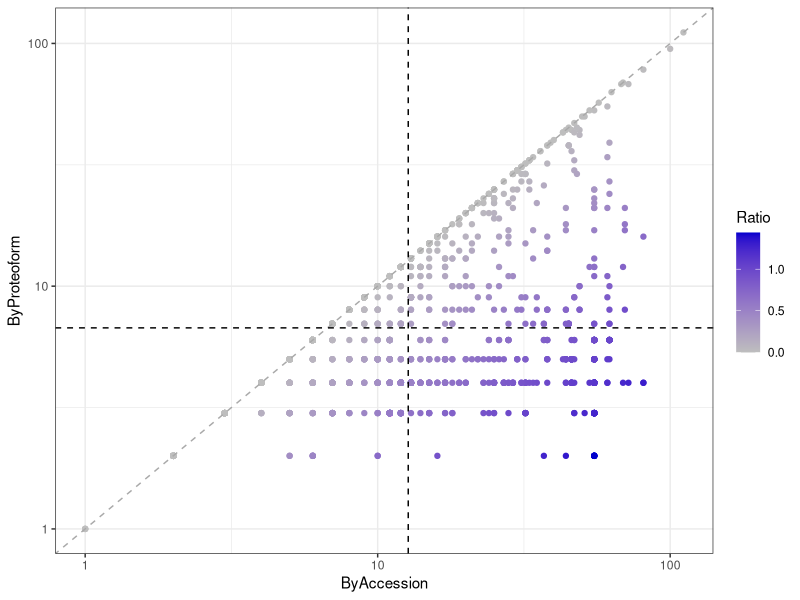

This figure's R source:
# Scatter plot with y: Number of pathways mapped per proteoform
#                   x: Number of pathways mapped by the protein accession of the same proteoforms

###############################
# Load libraries 

library(ggplot2)
require(cowplot)
library(stats)

###############################
# First, load data

# For proteoforms the data comes: protein, ptms, reactionCount, pathwayCount
# For proteins the data comes: protein, reactionCount, pathwayCount

proteins <- read.csv("HitsPerProtein.csv", sep = ",", header = T)  
proteoforms <- read.csv("HitsPerProteoform.csv", sep = ",", header = T) 

colnames(proteins) <- c("protein", "reactionCount", "pathwayCount")
colnames(proteoforms) <- c("protein", "ptms", "reactionCount", "pathwayCount")

hits <- merge(proteins[,c(1,3)], proteoforms[,c(1,4)], by = "protein")
colnames(hits) <- c("protein", "ByAccession", "ByProteoform")

hits$Ratio <- log10(hits$ByAccession/hits$ByProteoform)

###############################
# Second, create plots

plot.scatter <- ggplot(hits, aes(x=ByAccession, y=ByProteoform, color=Ratio)) + geom_point() +
  scale_x_log10() +
  scale_y_log10() +
  scale_color_gradient(low="gray", high="blue3") +
  geom_abline(intercept = 0, slope = 1, linetype="dashed", color = "darkgray") +
  geom_hline(yintercept=mean(hits$ByProteoform), linetype="dashed", color = "black") +
  geom_vline(xintercept=mean(hits$ByAccession), linetype="dashed", color = "black") +
  theme_bw()
plot.scatter